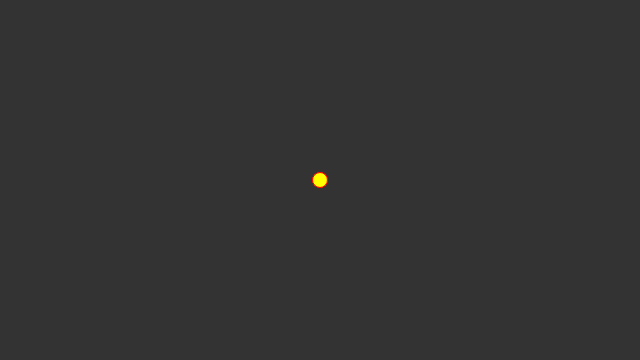
Frame 1 (no input)
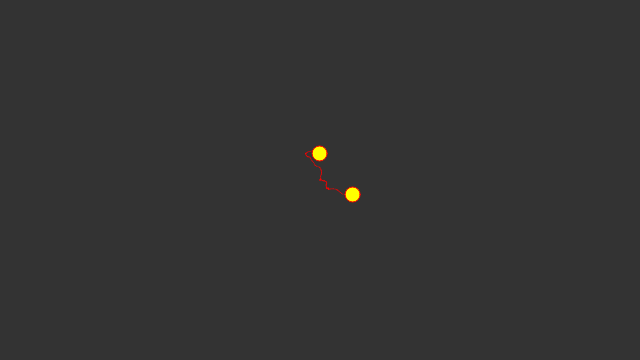
Frame 60 (no input)
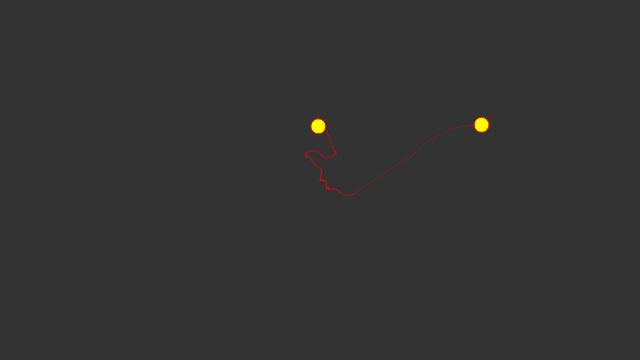
Frame 120 (the mouse pressed at the canvas centre since frame 60)

The p5.js sketch that drew these frames (run headless with seeded random() and noise() and a simulated clock; from frame 60 on, the mouse is pressed at the canvas centre):

// p5.js sketch
// ── sketch.js
function setup() {
  createCanvas(640, 360);
  w = new Walker();
  b = new Walker();
}

function draw() {
  background(51);

  w.show();
  w.display();
  w.walk();
  w.bounce();

  b.show();
  b.display();
  b.walk();
  b.bounce();
}

class Walker {
  constructor() {
    this.trail = [];
    this.pos = createVector(width / 2, height / 2);
    this.vel = createVector(0, 0);
    
  }

  walk() {
    this.acc = createVector(random(-0.4, 0.4), random(-0.4, 0.4));
    this.pos.add(this.vel);
    this.vel.add(this.acc);
    this.trail.push([this.pos.x, this.pos.y]);
  }

  display() {
    fill(255, 255, 0);
    ellipse(this.pos.x, this.pos.y, 15, 15);
  }

  bounce() {
    if (this.pos.y >= 360 || this.pos.y <= 0) {
      this.vel.y = -this.vel.y;
    }

    if (this.pos.x >= 640 || this.pos.x <= 0) {
      this.vel.x = -this.vel.x;
    }
  }

  show() {
    stroke(255, 0, 0);
    strokeWeight(1);
    let l = this.trail.length;

    for (let i = 0; i < l; i++) {
      point(this.trail[i][0], this.trail[i][1]);
    }
  }
}
